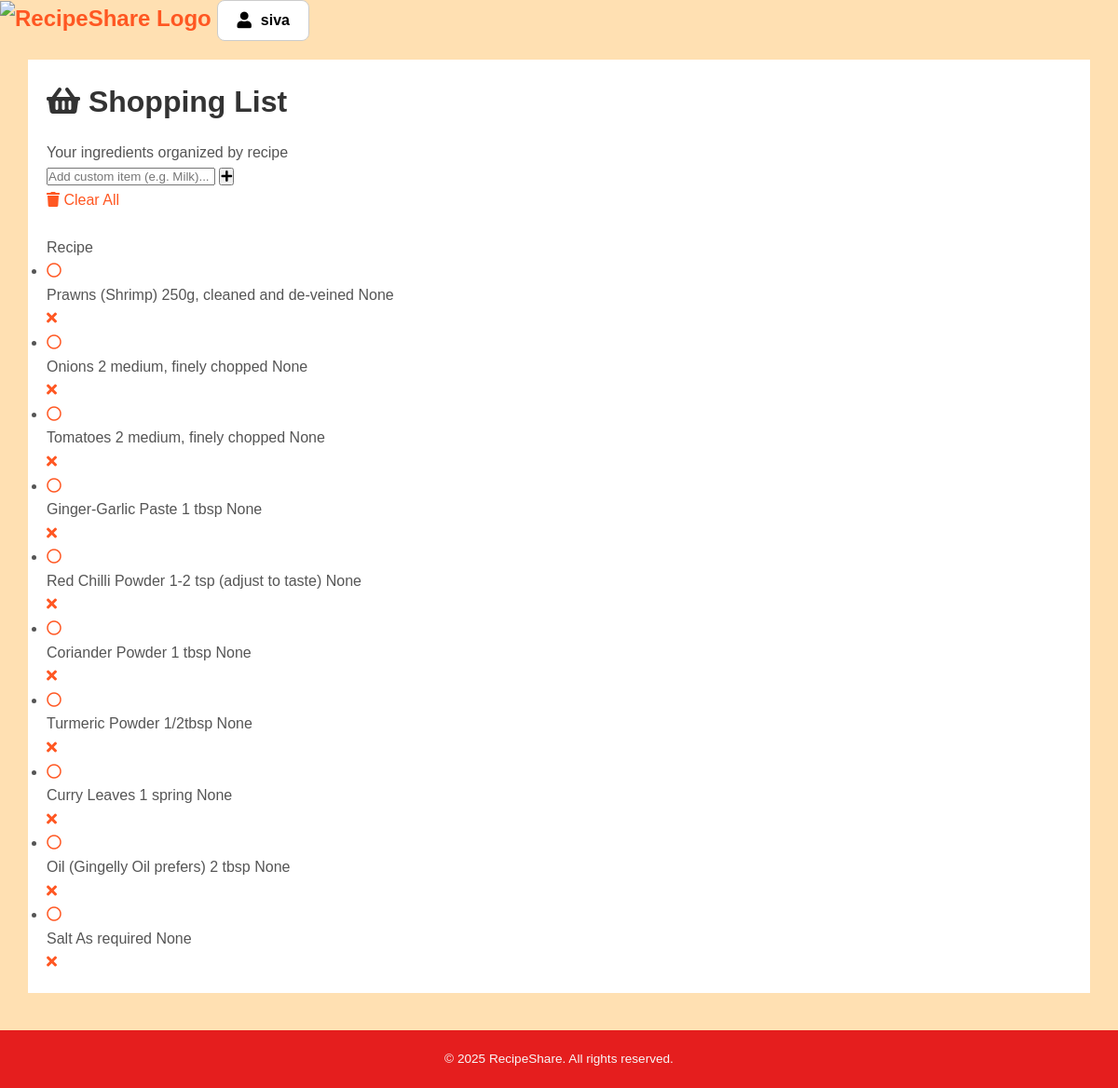
Screenshot of /accounts/shopping-list/ (signed in) with the database file from the repository.
### recipes/models.py (models this page shows, shortened)
class Recipe(models.Model):
    CATEGORY_CHOICES = [
        ('veg', 'Veg'),
        ('non-veg', 'Non-Veg'),
    ]
    MEAL_CHOICES = [
        ('breakfast', 'Breakfast'),
        ('lunch', 'Lunch'),
        ('dinner', 'Dinner'),
    ]
    RECIPE_TYPE_CHOICES = [
        ('sweet', 'Sweet'),
        ('meals', 'Meals'),
        ('side', 'Side Dish'),
        ('snacks', 'Snacks'),
    ]
    DIFFICULTY_CHOICES = [
        ('easy', 'Easy'),
        ('medium', 'Medium'),
        ('hard', 'Hard'),
    ]
    name = models.CharField(max_length=200)
    short_description = models.TextField()
    instructions = models.TextField()
    image = models.ImageField(upload_to='recipes/')
    category = models.CharField(max_length=20, choices=CATEGORY_CHOICES)
    meal_time = models.CharField(max_length=20, choices=MEAL_CHOICES)
    recipe_type = models.CharField(max_length=20, choices=RECIPE_TYPE_CHOICES)
    created_by = models.ForeignKey(User, on_delete=models.CASCADE)
    cook_time = models.CharField(
        max_length=50,
        help_text="e.g., '25 min', '1 hr 15 min'"
    )
    servings = models.IntegerField(
        default=4,
        help_text="Number of people this recipe serves"
    )
    difficulty = models.CharField(
        max_length=20,
        choices=DIFFICULTY_CHOICES,
        default='easy'
    )
    cuisine = models.CharField(
        max_length=100,
        help_text="e.g., 'Mediterranean', 'Indian', 'Italian'"
    )

### accounts/models.py (models this page shows, shortened)
class ShoppingListItem(models.Model):
    user = models.ForeignKey(User,on_delete=models.CASCADE,related_name='shopping_list')
    recipe = models.ForeignKey(Recipe, on_delete=models.SET_NULL, null=True, blank=True)
    name = models.CharField(max_length=255)
    quantity = models.CharField(max_length=50, blank=True, null=True)
    unit = models.CharField(max_length=50, blank=True, null=True)
    is_purchased = models.BooleanField(default=False)
    added_at = models.DateTimeField(auto_now_add=True)

### accounts/views.py (the view)
# urls.py: path('shopping-list/', views.shopping_list_view, name='shopping_list'),
@login_required
def shopping_list_view(request):
    items = ShoppingListItem.objects.filter(user=request.user).order_by('recipe__name', 'added_at')
    context = {'shopping_list_items': items, 'active_tab': 'shopping_list'}
    return render(request, 'accounts/shopping_list.html', context)

### accounts/templates/accounts/shopping_list.html (shortened to what this page needs)
{% load static %}
<!DOCTYPE html>
<html lang="en">
<head>
    <link rel="stylesheet" href="{% static 'style.css' %}">
    <link rel="stylesheet" href="https://cdnjs.cloudflare.com/ajax/libs/font-awesome/5.15.4/css/all.min.css">
</head>
<body>
<div class="shopping-page-wrapper">
    <header class="shopping-page-header">
        <a href="/" class="logo">
            <img src="{% static 'images/recipeshare-logo.png' %}" alt="RecipeShare Logo" class="header-logo">
        </a>
        <a href="{% url 'profile' %}" class="btn user-profile-btn">
            <i class="fas fa-user"></i> {{ user.username }}
        </a>
    </header>
    <div class="shopping-list-content">
        <div class="container shopping-card-container">
            <div class="shopping-header">
                <div class="header-text">
                    <h1><i class="fas fa-shopping-basket"></i> Shopping List</h1>
                    <p class="subtitle">Your ingredients organized by recipe</p>
                </div>
                <div class="header-actions">
                    <form action="{% url 'add_custom_item' %}" method="POST" class="add-custom-form">
                        <input type="text" name="item_name" placeholder="Add custom item (e.g. Milk)..." required>
                        <button type="submit" class="btn-add"><i class="fas fa-plus"></i></button>
                    </form>
                    {% if shopping_list_items %}
                    <a href="{% url 'clear_shopping_list' %}" class="btn-clear" onclick="return confirm('Are you sure you want to clear the entire list?');">
                        <i class="fas fa-trash"></i> Clear All
                    </a>
                    {% endif %}
                </div>
            </div>
            {% regroup shopping_list_items by recipe as recipe_list %}
            <div class="shopping-grid">
                {% for recipe_group in recipe_list %}
                <div class="shopping-card">
                    <div class="shopping-card-header">
                        {% if recipe_group.grouper %}
                        <span class="badge-recipe">Recipe</span>
                        {% else %}
                        <h5>General Items</h5>
                        <span class="badge-general">Misc</span>
                        {% endif %}
                    </div>
                    <div class="shopping-card-body">
                        <ul class="shopping-items-list">
                            {% for item in recipe_group.list %}
                            <li class="shopping-item {% if item.is_purchased %}purchased{% endif %}">
                                <a href="{% url 'toggle_purchased' item.id %}" class="check-circle">
                                    {% if item.is_purchased %}
                                    <i class="fas fa-check-circle"></i>
                                    {% else %}
                                    <i class="far fa-circle"></i>
                                    {% endif %}
                                </a>
                                <div class="item-details">
                                    <span class="item-name">{{ item.name }}</span>
                                    {% if item.quantity %}
                                    <span class="item-qty">{{ item.quantity }} {{ item.unit }}</span>
                                    {% endif %}
                                </div>
                                <a href="{% url 'delete_shopping_item' item.id %}" class="btn-delete-item">
                                    <i class="fas fa-times"></i>
                                </a>
                            </li>
                            {% endfor %}
                        </ul>
                    </div>
                </div>
                {% endfor %}
            </div>
        </div>
    </div>
    <footer>
        <p>© 2025 RecipeShare. All rights reserved.</p>
    </footer>
</div>
</body>
</html>

### static/style.css (style rules this page uses)
:root { --primary-color: #ff5722; --secondary-color: #333; --text-color: #555; --light-bg: #f8f8f8; --white: #fff; --card-shadow: 0 4px 8px rgba(0, 0, 0, 0.05); }
html { scroll-behavior: smooth; }
* { box-sizing: border-box; margin: 0; padding: 0; }
body { font-family: Arial, sans-serif; line-height: 1.6; background-color: var(--light-bg); color: var(--text-color); }
a { text-decoration: none; color: var(--primary-color); transition: color 0.2s ease; }
h1, h2, h3 { color: var(--secondary-color); margin-bottom: 0.5em; }
.btn { display: inline-block; padding: 10px 20px; border-radius: 5px; text-align: center; cursor: pointer; font-weight: bold; transition: background-color 0.3s ease; border: none; }
.logo { font-size: 1.5em; font-weight: bold; color: var(--primary-color); }
.btn.user-profile-btn { background-color: #ffffff; color: #000000; border: 1px solid #ccc; border-radius: 8px; padding: 8px 20px; font-weight: bold; display: inline-flex; align-items: center; gap: 10px; text-transform: none; transition: all 0.3s ease; text-decoration: none; }
.btn.user-profile-btn i { font-size: 1.1em; color: #000; }
footer { text-align: center; padding: 20px 5%; background-color: rgb(229, 30, 30); color: var(--light-bg); margin-top: 40px; font-size: 0.85em; }
.container { max-width: 1100px; margin: 20px auto; padding: 20px; background-color: white; box-shadow: none; }
@media screen and (max-width: 1200px) { .container { max-width: 95%; } }

### accounts/templates/accounts/shopping_list.html (style rules this page uses)
body { background-color: #ffe0b2; }
html, body { height: 100%; margin: 0; }

### rows the page displays
ShoppingListItem: is_purchased False (drawn), name "Prawns (Shrimp)", quantity "250g, cleaned and de-veined", unit "None"
ShoppingListItem: is_purchased False (drawn), name "Onions", quantity "2 medium, finely chopped", unit "None"
ShoppingListItem: is_purchased False (drawn), name "Tomatoes", quantity "2 medium, finely chopped", unit "None"
ShoppingListItem: is_purchased False (drawn), name "Ginger-Garlic Paste", quantity "1 tbsp", unit "None"
ShoppingListItem: is_purchased False (drawn), name "Red Chilli Powder", quantity "1-2 tsp (adjust to taste)", unit "None"
ShoppingListItem: is_purchased False (drawn), name "Coriander Powder", quantity "1 tbsp", unit "None"
ShoppingListItem: is_purchased False (drawn), name "Turmeric Powder", quantity "1/2tbsp", unit "None"
ShoppingListItem: is_purchased False (drawn), name "Curry Leaves", quantity "1 spring", unit "None"
ShoppingListItem: is_purchased False (drawn), name "Oil (Gingelly Oil prefers)", quantity "2 tbsp", unit "None"
ShoppingListItem: is_purchased False (drawn), name "Salt", quantity "As required", unit "None"

### other values shown
{{ user.username }} "siva"
